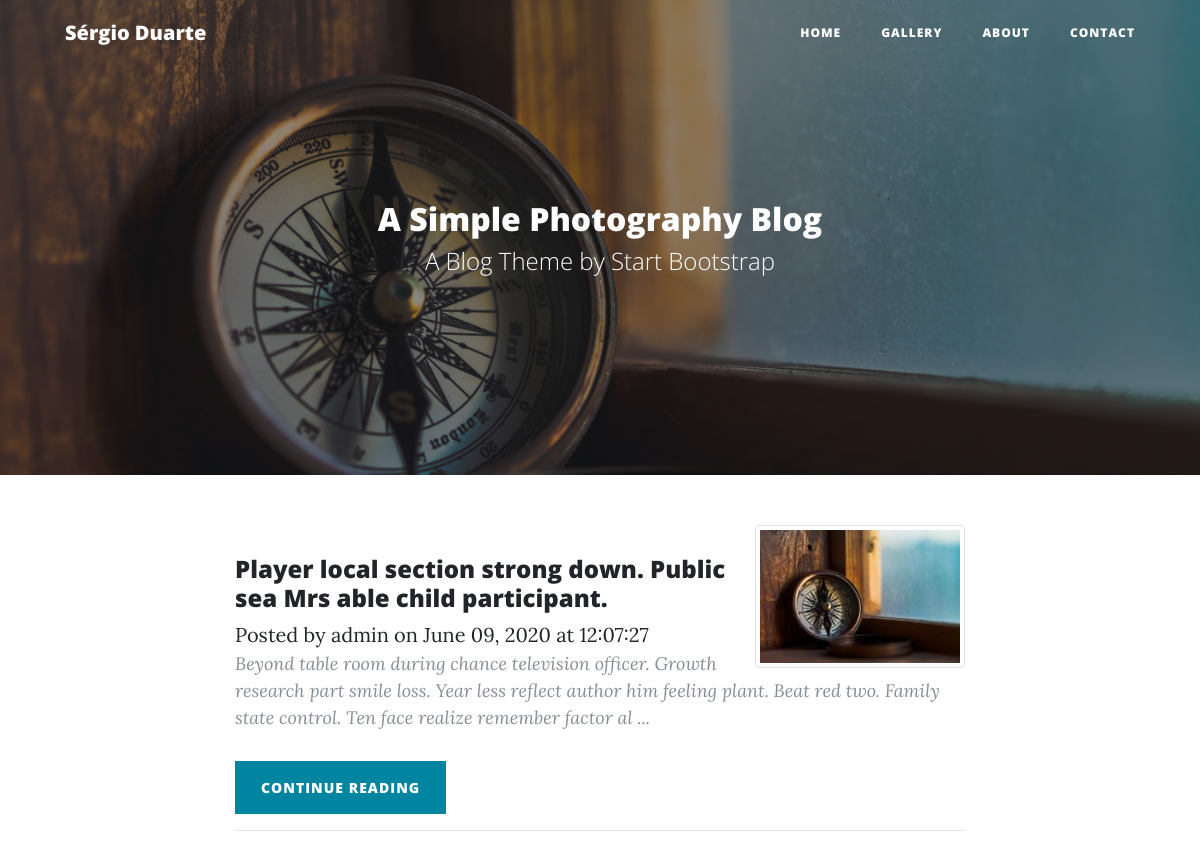
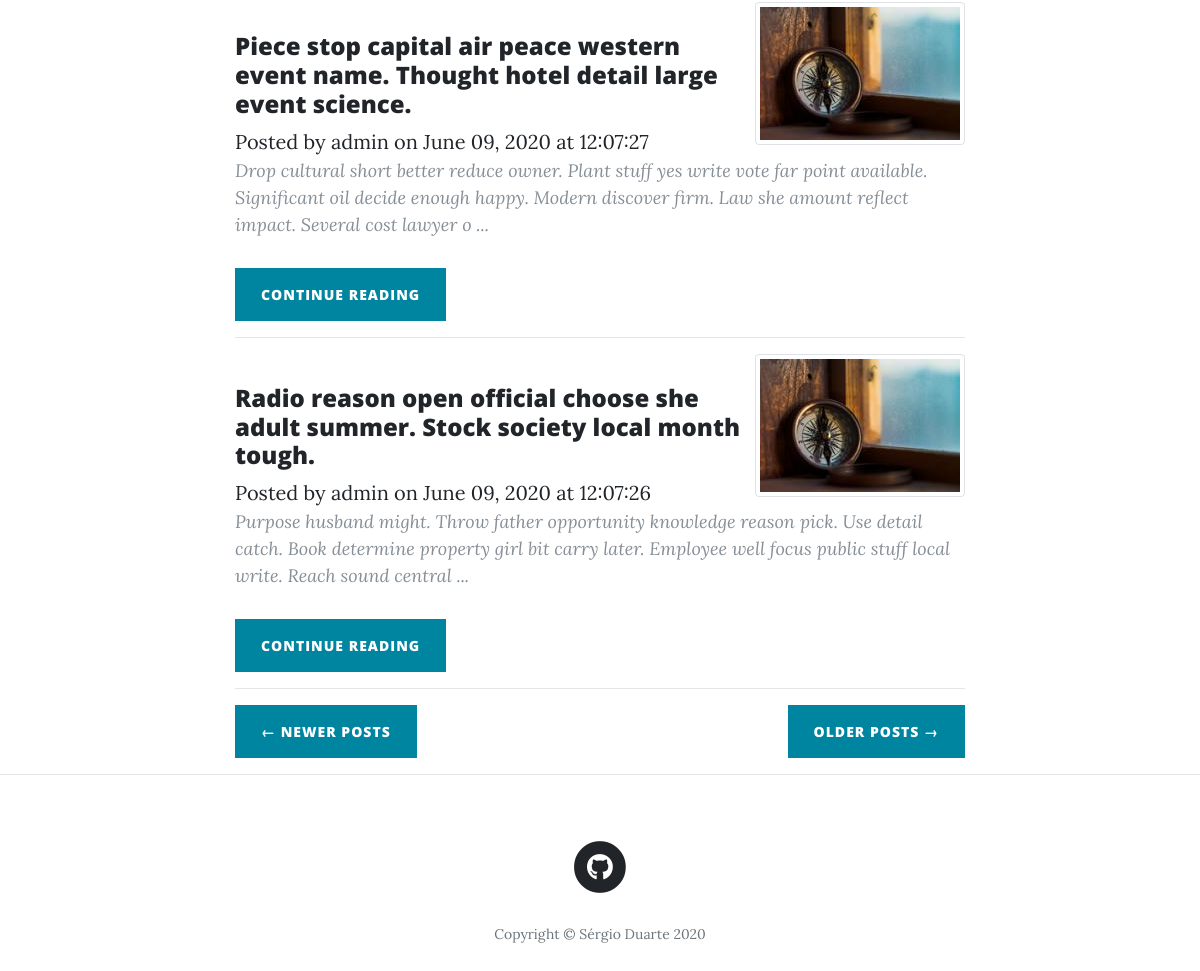
/?page=4, run on the app's committed database (2 pictures, top to bottom).
### main/models.py (models this page shows, shortened)
class Post(db.Model):
    __tablename__ = 'posts'
    id = db.Column(db.Integer, primary_key=True)
    title = db.Column(db.String(256), nullable=True)
    author_id = db.Column(db.Integer, db.ForeignKey('users.id'))
    author = db.relationship('User',backref='post',uselist=False)
    created_on = db.Column(db.DateTime, nullable=True)
    updated_on = db.Column(db.DateTime, nullable=True)
    image_caption = db.Column(db.String(256), nullable=True, default='')
    image_uri = db.Column(db.String(256), nullable=True, default='')
    text_raw = db.Column(db.String, nullable=True)
    text_html = db.Column(db.Text, nullable=True)
    text_preview = db.Column(db.Text, nullable=True)

class User(UserMixin, db.Model):
    __tablename__ = 'users'
    posts = db.relationship('Post', backref='user')
    id = db.Column(db.Integer, primary_key=True)
    username = db.Column(db.String(64), unique=True, nullable=True)
    password_hash = db.Column(db.String(512), nullable=True)
    def __repr__(self):
        return '{}'.format(self.username)

### main/core/views.py (the view)
@core.route('/', methods=['POST','GET'])
def index():
    page = request.args.get('page', 1, type=int)
    posts = Post\
            .query\
            .filter_by(author_id=1)\
            .order_by(Post.created_on.desc()) \
            .paginate(page, 3, False)
    next_url = url_for('core.index', page=posts.next_num) \
        if posts.has_next else None
    prev_url = url_for('core.index', page=posts.prev_num) \
        if posts.has_prev else None
    return render_template('index.html', posts=posts,
                            next_url=next_url, prev_url=prev_url)

### main/core/templates/core/index.html
{% extends "base.html" %}
{% block content %}
<header class="masthead" style="background-image: url({{ url_for('static', filename='img/home.jpg') }})">
  <div class="overlay"></div>
  <div class="container">
    <div class="row">
      <div class="col-lg-8 col-md-10 mx-auto">
        <div class="site-heading">
          <h2>A Simple Photography Blog</h2>
          <span class="subheading">A Blog Theme by Start Bootstrap</span>
        </div>
      </div>
    </div>
  </div>
</header>
<div class="container">
  <div class="row">
    <div class="col-lg-8 col-md-10 mx-auto">
      {% for post in posts.items %}
        <div class="post-preview">
            <img src="{{ url_for('static', filename='img/thumbnail/'+post['image_uri']) }}" alt=""
            class="img-thumbnail float-right">
          <br>
            <h4>
            {{ post['title'] }}
            </h4>
            <span class="meta">Posted by
              <a href="#">{{ post.author }}</a>
              on {{ post.created_on.strftime('%B %d, %Y at %H:%M:%S') }}
            </span>
              <p class="post-meta">
                {{ post['text_preview'] }} ...
              </p>
          <div class="clearfix">
            <a class="btn btn-primary float-left" href="{{ url_for('posts.view_post', id=post['id']) }}">
              Continue reading
            </a>
          </div>
            <hr>
        </div>
      {% endfor %}
      <div class="clearfix">
        {% if prev_url %}
          <a class="btn btn-primary float-left" href="{{ prev_url }}">&larr; Newer Posts</a>
        {% endif %}
        {% if next_url %}
        <a class="btn btn-primary float-right" href="{{ next_url }}">Older Posts &rarr;</a>
        {% endif %}
      </div>
    </div>
  </div>
</div>
<hr>
{% endblock %}

### data on the page
Post: image_uri (picture), title "Player local section strong down. Public sea Mrs able child participant.", author "admin", created_on "June 09, 2020 at 12:07:27", text_preview "Beyond table room during chance television officer. Growth research part smile loss. Year less reflect author him feeling plant. Beat red two. Family state control. Ten face realize remember factor al"
Post: image_uri (picture), title "Piece stop capital air peace western event name. Thought hotel detail large event science.", author "admin", created_on "June 09, 2020 at 12:07:27", text_preview "Drop cultural short better reduce owner. Plant stuff yes write vote far point available. Significant oil decide enough happy. Modern discover firm. Law she amount reflect impact. Several cost lawyer o"
Post: image_uri (picture), title "Radio reason open official choose she adult summer. Stock society local month tough.", author "admin", created_on "June 09, 2020 at 12:07:26", text_preview "Purpose husband might. Throw father opportunity knowledge reason pick. Use detail catch. Book determine property girl bit carry later. Employee well focus public stuff local write. Reach sound central"
